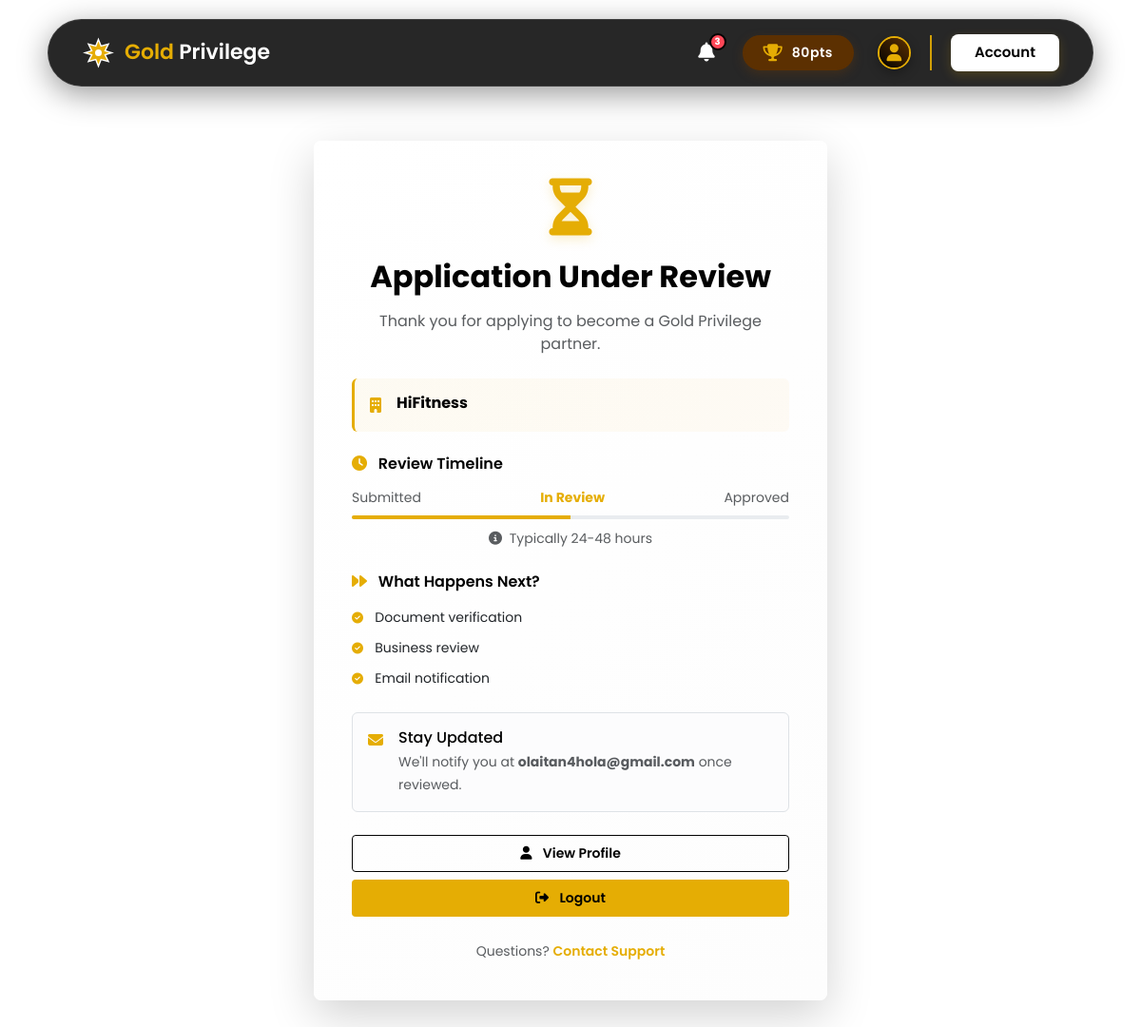
Screenshot of /partner/pending/ (signed in) with the database file from the repository.
### account/models.py (models this page shows, shortened)
class CustomUser(AbstractBaseUser, PermissionsMixin):
    class UserType(models.TextChoices):
        SUBSCRIBER = 'SUBSCRIBER', _('Subscriber')
        PARTNER = 'PARTNER', _('Partner')
        ADMIN = 'ADMIN', _('Admin')
    email = models.EmailField(_('email address'), unique=True)
    user_type = models.CharField(
        _('user type'),
        max_length=10,
        choices=UserType.choices,
        default=UserType.SUBSCRIBER,
    )
    is_staff = models.BooleanField(default=False)
    is_active = models.BooleanField(default=True)
    is_verified = models.BooleanField(default=False)
    date_joined = models.DateTimeField(default=timezone.now)
    USERNAME_FIELD = 'email'
    REQUIRED_FIELDS = []  # Only email required for authentication
    objects = CustomUserManager()
    class Meta:
        verbose_name = _('user')
        verbose_name_plural = _('users')
        ordering = ['-date_joined']

class PartnerProfile(models.Model):
    class PartnerStatus(models.TextChoices):
        PENDING = 'PENDING', _('Pending Approval')
        APPROVED = 'APPROVED', _('Approved')
        REJECTED = 'REJECTED', _('Rejected')
        SUSPENDED = 'SUSPENDED', _('Suspended')
    user = models.OneToOneField(
        CustomUser,
        on_delete=models.CASCADE,
        related_name='partner_profile',
        limit_choices_to={'user_type': CustomUser.UserType.PARTNER}
    )
    business_name = models.CharField(_('business name'), max_length=255)
    '''# Business Registration
    business_registration_number = models.CharField(
        _('CAC registration number'),
        max_length=50,
        blank=True,
        help_text='Corporate Affairs Commission (CAC) number'
    )
    tax_identification_number = models.CharField(
        _('TIN'),
        max_length=50,
        blank=True
    )'''
    bank_name = models.CharField(_('bank name'), max_length=100, blank=True, null=True, default='')
    account_number = models.CharField(_('account number'), max_length=20, blank=True, null=True, default='')
    account_name = models.CharField(_('account name'), max_length=255, blank=True, null=True, default='')
    status = models.CharField(
        _('status'),
        max_length=10,
        choices=PartnerStatus.choices,
        default=PartnerStatus.PENDING
    )
    approved_by = models.ForeignKey(
        CustomUser,
        on_delete=models.SET_NULL,
        null=True,
        blank=True,
        related_name='approved_partners',
        limit_choices_to={'is_staff': True}
    )
    approved_at = models.DateTimeField(null=True, blank=True)
    rejection_reason = models.TextField(_('rejection reason'), blank=True)
    business_license = models.FileField(
        upload_to='partners/documents/',
        blank=True,
        null=True,
        help_text='Upload business license/CAC certificate'
    )
    created_at = models.DateTimeField(auto_now_add=True)
    updated_at = models.DateTimeField(auto_now=True)
    class Meta:
        verbose_name = _('partner profile')
        verbose_name_plural = _('partner profiles')
        ordering = ['-created_at']
    @property
    def is_approved(self):
        return self.status == self.PartnerStatus.APPROVED

### account/views.py (the view)
# urls.py: path('partner/pending/', views.PartnerPendingView.as_view(), name='partner_pending'),
class PartnerPendingView(IsPartnerMixin, TemplateView):
    template_name = 'account/partner_pending.html'
    def get(self, request, *args, **kwargs):
        if hasattr(request.user, 'partner_profile'):
            if request.user.partner_profile.is_approved:
                return redirect('account:partner_dashboard')
        return super().get(request, *args, **kwargs)

### account/permissions.py (called while the page is built)
    def test_func(self):
        return (
            self.request.user.is_authenticated and
            self.request.user.user_type == 'PARTNER'
        )

### venues/context_processors.py (called while the page is built)
def mapbox_settings(request):
    return {
        'MAPBOX_ACCESS_TOKEN': settings.MAPBOX_ACCESS_TOKEN,
        'DEFAULT_MAP_CENTER': [3.3792, 6.5244],  # Lagos coordinates
        'DEFAULT_MAP_ZOOM': 11,
    }

### templates/account/partner_pending.html (shortened to what this page needs)
{% extends 'base2.html' %}
{% block content %}
<div class="container-fluid py-5">
    <div class="row justify-content-center align-items-center min-vh-75">
        <div class="col-12 col-sm-10 col-md-8 col-lg-7 col-xl-6">
            <div class="card card-custom border-0 shadow-lg rounded-3" style="max-width: 540px; margin: 0 auto;">
                <div class="card-body p-4 p-md-5">
                    <div class="text-center mb-4">
                        <div class="position-relative d-inline-block">
                            <i class="fas fa-hourglass-half"
                               style="font-size: 60px;
                                      color: var(--gold-primary);
                                      filter: drop-shadow(0 4px 6px rgba(229, 173, 4, 0.2));"></i>
                            <div class="position-absolute top-0 start-100 translate-middle">
                            </div>
                        </div>
                    </div>
                    <h2 class="text-center fw-bold mb-3" style="color: var(--dark-bg);">
                        Application Under Review
                    </h2>
                    <p class="text-center text-muted mb-4">
                        Thank you for applying to become a Gold Privilege partner.
                    </p>
                    <div class="mb-4 p-3 rounded-2"
                         style="background: linear-gradient(135deg, rgba(229, 173, 4, 0.05) 0%, rgba(249, 176, 54, 0.05) 100%);
                                border-left: 3px solid var(--gold-primary);">
                        <div class="d-flex align-items-center">
                            <i class="fas fa-building me-3" style="color: var(--gold-primary);"></i>
                            <div>
                                <h6 class="fw-bold mb-1" style="color: var(--dark-bg);">
                                    {{ user.partner_profile.business_name }}
                                </h6>
                            </div>
                        </div>
                    </div>
                    <div class="mb-4">
                        <h6 class="fw-semibold mb-3" style="color: var(--dark-bg);">
                            <i class="fas fa-clock me-2" style="color: var(--gold-primary);"></i>
                            Review Timeline
                        </h6>
                        <div class="d-flex align-items-center justify-content-between mb-2">
                            <span class="small text-muted">Submitted</span>
                            <span class="small fw-bold" style="color: var(--gold-primary);">In Review</span>
                            <span class="small text-muted">Approved</span>
                        </div>
                        <div class="progress" style="height: 4px;">
                            <div class="progress-bar"
                                 role="progressbar"
                                 style="width: 50%; background-color: var(--gold-primary);"
                                 aria-valuenow="50"
                                 aria-valuemin="0"
                                 aria-valuemax="100"></div>
                        </div>
                        <div class="text-center mt-2">
                            <small class="text-muted">
                                <i class="fas fa-info-circle me-1"></i>
                                Typically 24-48 hours
                            </small>
                        </div>
                    </div>
                    <div class="mb-4">
                        <h6 class="fw-semibold mb-3" style="color: var(--dark-bg);">
                            <i class="fas fa-forward me-2" style="color: var(--gold-primary);"></i>
                            What Happens Next?
                        </h6>
                        <ul class="list-unstyled mb-0">
                            <li class="mb-2">
                                <i class="fas fa-check-circle me-2" style="color: var(--gold-primary); font-size: 12px;"></i>
                                <span class="small">Document verification</span>
                            </li>
                            <li class="mb-2">
                                <i class="fas fa-check-circle me-2" style="color: var(--gold-primary); font-size: 12px;"></i>
                                <span class="small">Business review</span>
                            </li>
                            <li class="mb-2">
                                <i class="fas fa-check-circle me-2" style="color: var(--gold-primary); font-size: 12px;"></i>
                                <span class="small">Email notification</span>
                            </li>
                        </ul>
                    </div>
                    <div class="alert alert-light border mb-4" role="alert">
                        <div class="d-flex">
                            <i class="fas fa-envelope me-3 mt-1" style="color: var(--gold-primary);"></i>
                            <div>
                                <h6 class="alert-heading mb-1" style="color: var(--dark-bg);">
                                    Stay Updated
                                </h6>
                                <small class="text-muted">
                                    We'll notify you at <strong>{{ user.email }}</strong> once reviewed.
                                </small>
                            </div>
                        </div>
                    </div>
                    <div class="d-grid gap-2">
                        <a href="{% url 'account:profile' %}"
                           class="btn btn-outline-dark btn-sm fw-semibold py-2">
                            <i class="fas fa-user me-2"></i>
                            View Profile
                        </a>
                        <a href="{% url 'account:logout' %}"
                           class="btn btn-sm fw-semibold py-2"
                           style="background-color: var(--gold-primary); color: var(--black);">
                            <i class="fas fa-sign-out-alt me-2"></i>
                            Logout
                        </a>
                    </div>
                    <div class="text-center mt-4">
                        <small class="text-muted">
                            Questions?
                            <a href="#" class="text-decoration-none fw-semibold"
                               style="color: var(--gold-primary);">
                                Contact Support
                            </a>
                        </small>
                    </div>
                </div>
            </div>
        </div>
    </div>
</div>
{% endblock %}

### templates/base2.html (style rules this page uses)
:root { --gold-primary: #E5AD04; --gold-secondary: #F9B036; --dark-bg: #020202; --white: #FFFFFF; --black: #000000; --black-soft: rgba(0, 0, 0, 0.71); --chocolate: #5c3001; --notification-red: #FF4757; }
* { margin: 0; padding: 0; box-sizing: border-box; }
body { font-family: 'Poppins', sans-serif; overflow-x: hidden; position: relative; }
.card-custom { border: none; border-radius: 15px; box-shadow: 0 10px 30px rgba(0, 0, 0, 0.1); }

### templates/account/partner_pending.html (style rules this page uses)
.min-vh-75 { min-height: 75vh; }
.card-custom { background: linear-gradient(135deg, #FFFFFF 0%, #FDFDFD 100%); border: 1px solid rgba(0, 0, 0, 0.08); }
.btn-outline-dark { border-color: var(--dark-bg); color: var(--dark-bg); }
.progress-bar { animation: pulse-gold 2s infinite; }
@media (min-width: 768px) { .card-body { padding: 2.5rem !important; } }

### rows the page displays
CustomUser: partner_profile.business_name "HiFitness", email "olaitan4hola@gmail.com"
